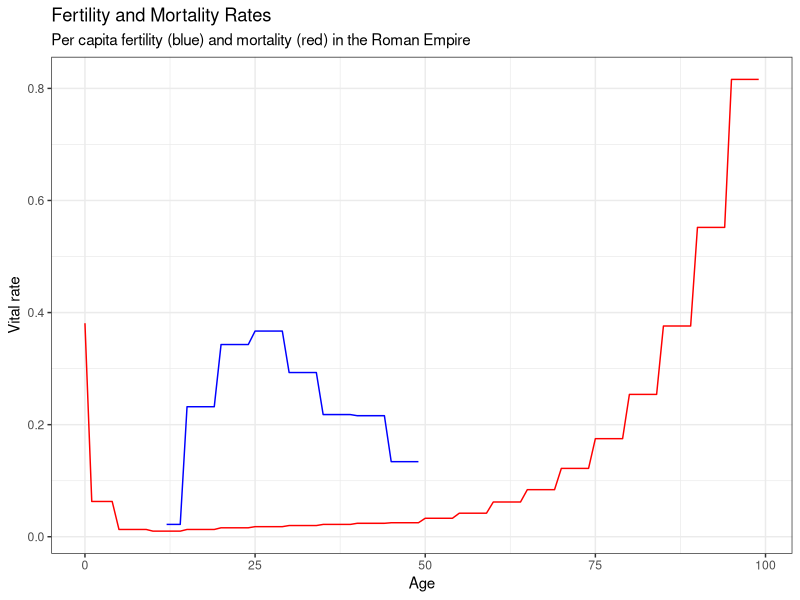
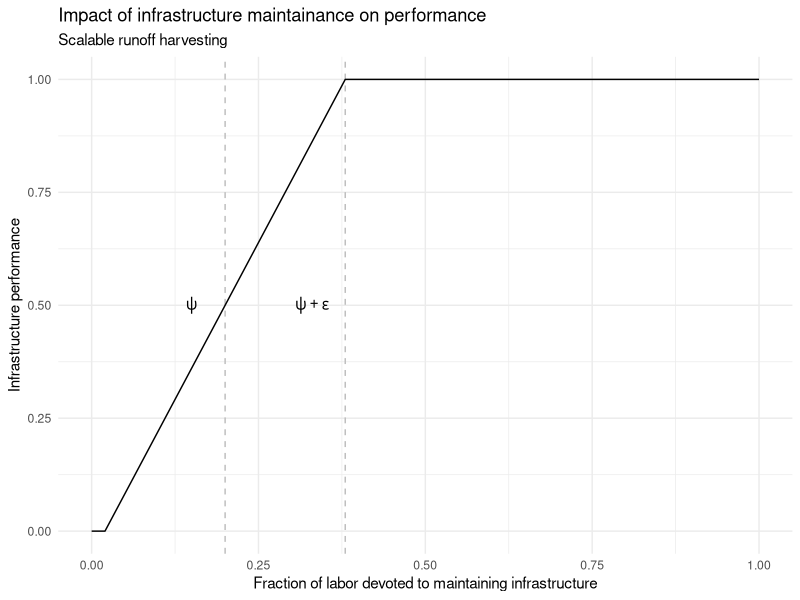
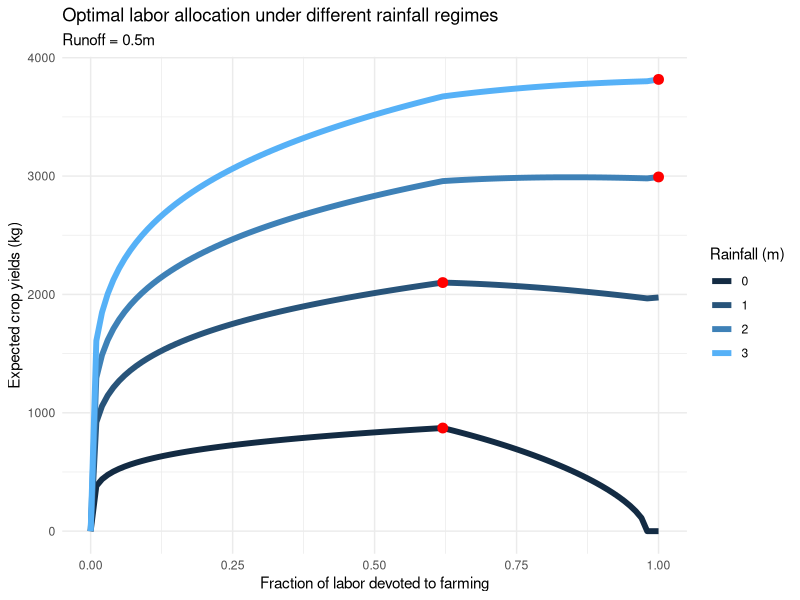
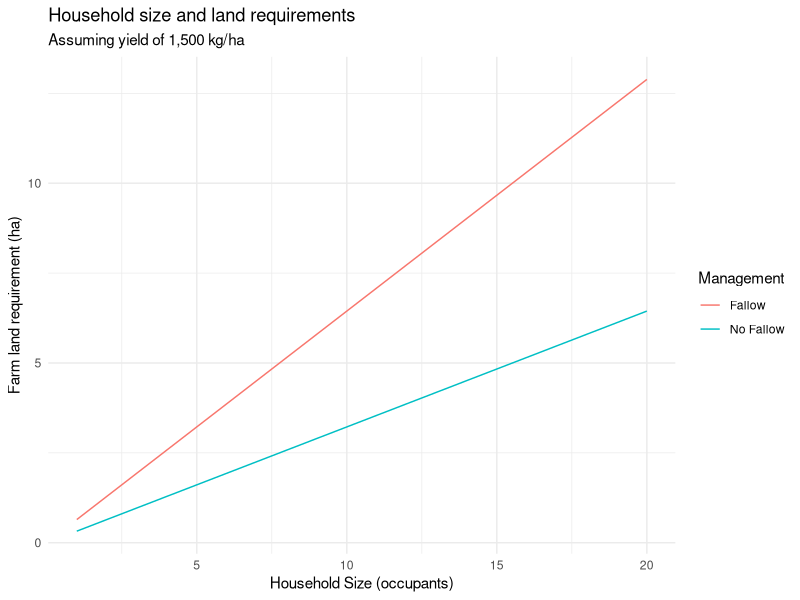
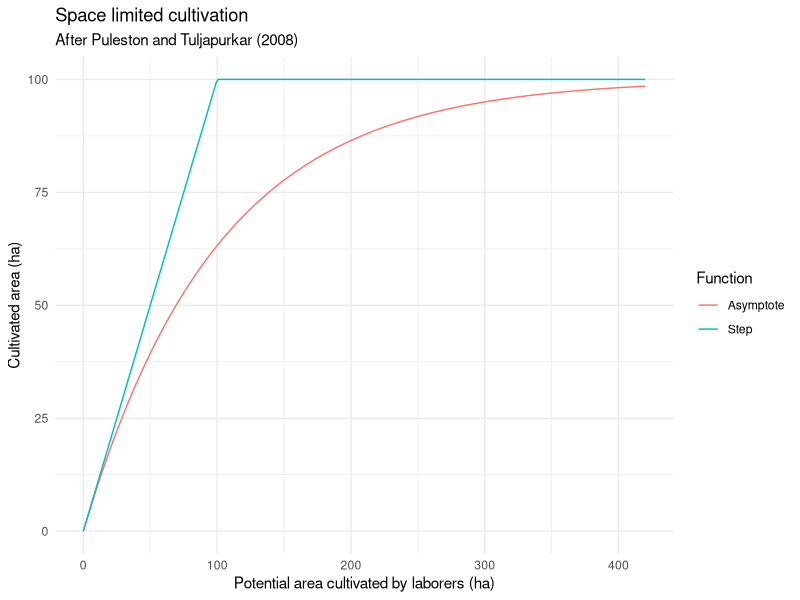
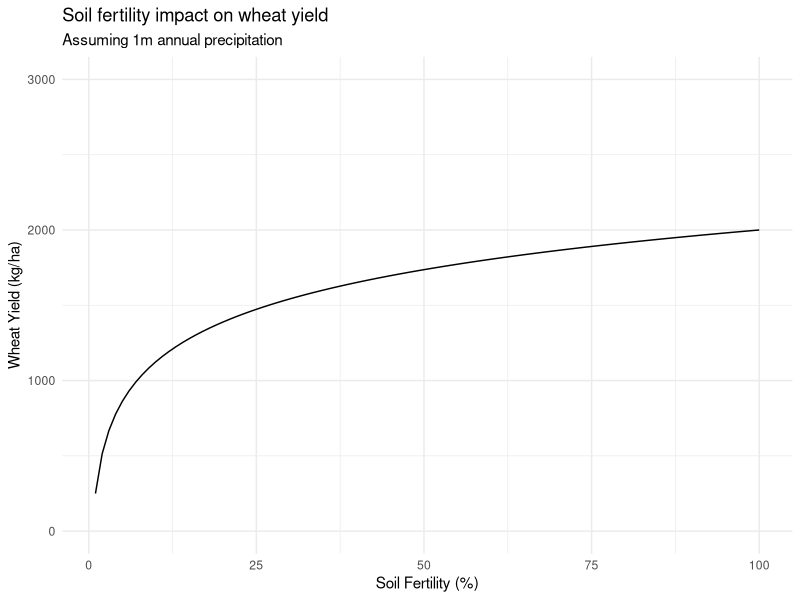
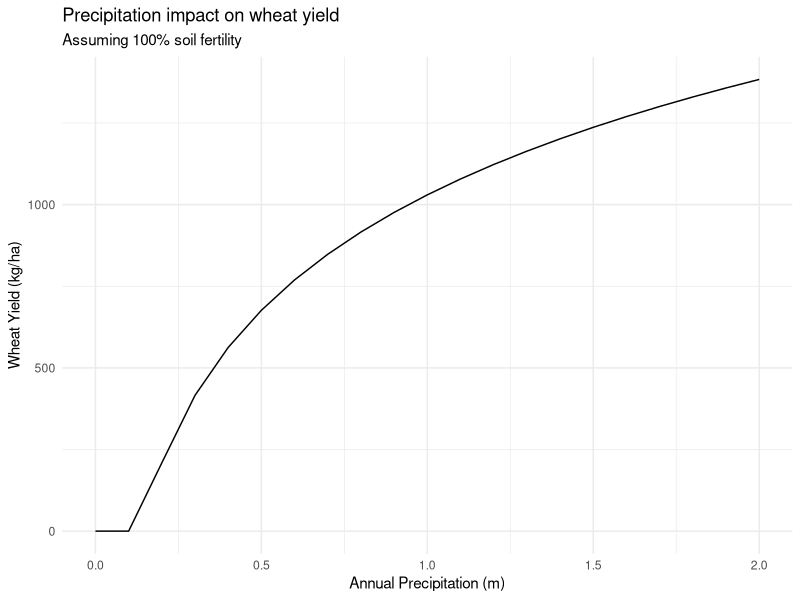
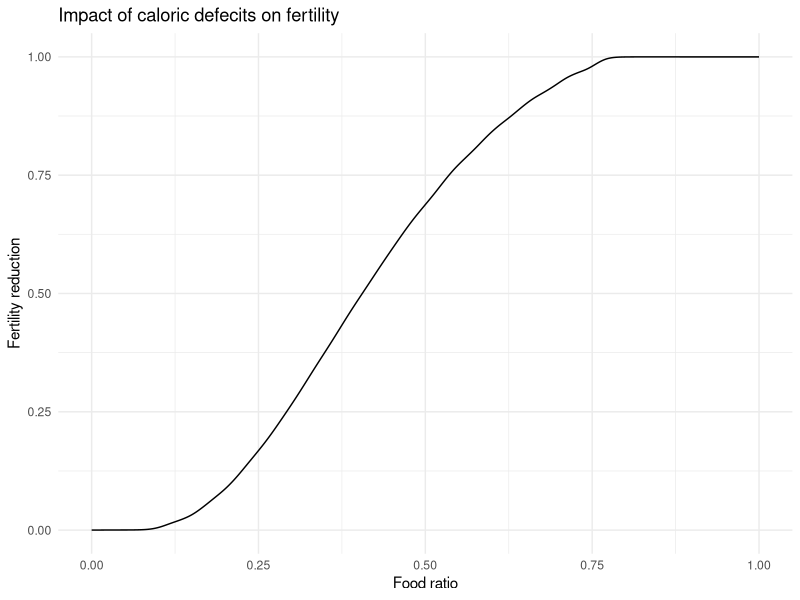

Here is the R script that generated these plots, in order: (Note: this script raises an error after producing the figures.)
## ---- chunk 1
knitr::opts_chunk$set(echo = TRUE)
## ---- chunk 2
library(tidyverse)
## ---- chunk 3
households <- tibble(household_number = 1:3,
                     food_supply = 10:12,
                     n_occupants = 1:3)
households
## ---- chunk 4
households_nest <- households %>%
  mutate(occupants = map(n_occupants, ~ tibble(occupant_number = 1:.x,
                                             age = round(runif(.x, 1, 40)))))
households_nest
## ---- chunk 5
households_nest$occupants
## ---- chunk 6
unnest(households_nest) %>%
  mutate(individual_food = food_supply / n_occupants)
## ---- chunk 7
max_yield <- 1000 # baseline wheat yield, in kg/ha, should range from 1000 - 2000

calorie_req <- 2582 * 365  # annual individual calorie requirement
wheat_calories <- 3320 # calories in a kg of wheat
wheat_calorie_prop <- 1 # percent of individual's food calories coming from wheat
wheat_req <- calorie_req / wheat_calories * wheat_calorie_prop # kg of wheat to feed a person for 1 year
## ---- chunk 8
sowing_rate <- 135  # kg of wheat to sow a hectare (range 108 - 135 from Roman agronomists)
seed_proportion <- 135 / max_yield # proportion of harvest to save as seed for next year's sowing

labor.per.hectare <- 40 # person days required to farm a hectare
max_labor <- 280 # maximum days per year an individual can devote to farming

psi <- 0.2 # proportion of a household's labor needed to keep irrigation infrastructure at half capacity
epsilon <- 0.18 # the scalability of irrigation infrastructure

memory_length <- 10 #  number of years' crop yields a household remembers
## ---- chunk 9
# probability of a female giving birth at each age
# all agent's are "female", which means these values are halved at runtime
fertility_table <- tibble(
  age = 10:49,
  fertility_rate = rep(c(0.022, 0.232, 0.343, 0.367, 0.293, 0.218, 0.216, 0.134), each = 5)
) %>%
  .[-1:-2,] # 10 and 11 year olds can't give birth

# probability of an individual dying at each age
mortality_table <- tibble(
  age = 0:99,
  mortality_rate = c(0.381, rep(0.063, 4), rep(c(0.013, 0.010, 0.013, 0.016, 0.018, 0.020, 0.022, 0.024, 0.025, 0.033, 0.042, 0.062, 0.084, 0.122, 0.175, 0.254, 0.376, 0.552, 0.816), each = 5))
)
## ---- chunk 10
ggplot(mortality_table, aes(age)) +
  geom_line(aes(y = mortality_rate), color = 'red') +
  geom_line(data = fertility_table, aes(y = fertility_rate), color = 'blue') +
  labs(title = 'Fertility and Mortality Rates', subtitle = 'Per capita fertility (blue) and mortality (red) in the Roman Empire', x = 'Age', y = 'Vital rate') +
  theme_bw()
## ---- chunk 11
infrastructure_performance <- function(maintainance_labor, psi = .2, epsilon = .18, max_irrigation = 1){
  ifelse(0 <= maintainance_labor & maintainance_labor < (psi - epsilon), 0,
    ifelse(between(maintainance_labor, psi - epsilon, psi + epsilon), 
                   max_irrigation / (2 * epsilon) * (maintainance_labor - psi + epsilon), 
                   max_irrigation))
}
## ---- chunk 12
tibble(maintainance_labor = seq(0, 1, .001), 
       i = infrastructure_performance(maintainance_labor)) %>%
  ggplot(aes(maintainance_labor, i)) +
  geom_vline(xintercept = psi, linetype = 2, color = 'grey') +
    geom_vline(xintercept = psi + epsilon, linetype = 2, color = 'grey') +
    geom_line() +
    annotate('text', x = psi - .05, y = .5, label = 'psi', parse = T) +
      annotate('text', x = psi + epsilon - .05, y = .5, label = 'psi + epsilon', parse = T) +
    labs(title = 'Impact of infrastructure maintainance on performance', subtitle = 'Scalable runoff harvesting',
       x = 'Fraction of labor devoted to maintaining infrastructure', y = 'Infrastructure performance') +
    theme_minimal()
## ---- chunk 13
allocate_time <- function(households){
  total_labor = 1; j = 0.2; k = 0.6
  households %>%   #calculate optimum values for the different regions of the step function
    mutate(r1_maintainance = 0,
           r1_utility = yield_memory * land ^ (1 - j - k) * total_labor ^ j * precipitation ^ k,
           r3_maintainance = psi + epsilon,
           r2_maintainance = pmin(pmax((1 / (j + k)) * (k * total_labor + j * (psi - epsilon) - 2 * j * epsilon * precipitation / runoff), 
                                       0), r3_maintainance),
           r2_utility = yield_memory * land ^ (1 - j - k) * (total_labor - r2_maintainance) ^ j * (runoff / (2 * epsilon) * (r2_maintainance - psi + epsilon) + precipitation) ^ k,
           r3_utlity = yield_memory * land ^ (1 - j - k) * (total_labor - psi - epsilon) ^ j * (runoff + precipitation) ^ k,
           max_utility = pmax(r1_utility, r2_utility, r3_utlity),
           farming_labor = if_else(max_utility == r3_utlity, 1 - r3_maintainance,
                                   if_else(max_utility == r2_utility, 1 - r2_maintainance, 1 - r1_maintainance))) %>%
    select(-(r1_maintainance:max_utility))  # remove all the temporary columns
}
## ---- chunk 14
calc_utility <- function(farming_labor, runoff = 1, p = 1, b = max_yield, maintainance_labor = 1 - farming_labor, 
                         j = 0.2, r = 1, k = 0.6, a = 1, w = 0){
  le <- 1 - farming_labor - maintainance_labor
  q <- infrastructure_performance(maintainance_labor) * runoff
  p * b * farming_labor ^ j * (q + r) ^ k * a ^ (1 - j - k) + w * w
}

opts <- tibble(b = max_yield, runoff = .3, farming_labor = c(.62,.62,1,1), r = 0:3, a = 30) %>%
  mutate(utility = calc_utility(b = b, runoff = runoff, farming_labor = farming_labor, r = r, a = a))
expand.grid(b = max_yield, runoff = .3, farming_labor = seq(0,1,.01), r = 0:3, a = 30) %>%
  mutate(utility = calc_utility(b = b, runoff = runoff, farming_labor = farming_labor, r = r, a = a)) %>%
  ggplot(aes(farming_labor, utility, color = r, group = r)) +
  geom_line(size = 2) +
  geom_point(data = opts, color = 'red', size = 3) +
  scale_color_continuous(name = 'Rainfall (m)', guide = 'legend') +
  labs(x = 'Fraction of labor devoted to farming', y = 'Expected crop yields (kg)', 
  title = 'Optimal labor allocation under different rainfall regimes', subtitle = 'Runoff = 0.5m') +
  theme_minimal()
## ---- chunk 15
calc_land_req <- function(n_occupants, yield, fallow = T){
  wheat_req * n_occupants * (1 + seed_proportion) / yield * ifelse(fallow, 2, 1)
}
## ---- chunk 16
expand.grid(n_occupants = 1:20, Management = c('Fallow', 'No Fallow')) %>%
  mutate(land = if_else(Management == 'Fallow', calc_land_req(n_occupants, max_yield, fallow = T), 
                                                calc_land_req(n_occupants, max_yield, fallow = F))) %>%
ggplot(aes(n_occupants, land, color = Management)) +
  geom_line() + 
  labs(title = 'Household size and land requirements', subtitle = 'Assuming yield of 1,500 kg/ha', 
       x = 'Household Size (occupants)', y = 'Farm land requirement (ha)') +
  theme_minimal()
## ---- chunk 17
allocate_land <- function(households){
  households %>% 
   mutate(land = calc_land_req(n_occupants, yield_memory),
          max_land = max_cultivable_land(laborers, farming_labor, area * arable_proportion * 100, fallow = T, type = 'asymptote')) %>%
    mutate(land = pmin(land, max_land)) %>%
    select(-max_land)
}
## ---- chunk 18
max_cultivable_land <- function(laborers, farming_labor, available_area, fallow = T, type = 'asymptote'){
  potential_area <- max_labor * farming_labor * laborers * ifelse(fallow, 2, 1) / labor.per.hectare
  if(type == 'unlimited') return(potential_area)
  if(type == 'step') return(pmin(available_area, potential_area))
  if(type == 'asymptote') return(available_area * (1 - exp(-potential_area / available_area)))
}
## ---- chunk 19
tibble(laborers = seq(0,30,.1), 
       potential = max_cultivable_land(laborers, 1, 100, type = 'unlimited'),
       Step = max_cultivable_land(laborers, 1, 100, type = 'step'), 
       Asymptote = max_cultivable_land(laborers, 1, 100, type = 'asymptote')) %>%
  gather(Function, value, 3:4) %>% 
  ggplot(aes(potential, value, color = Function)) +
  geom_line() +
  labs(title = 'Space limited cultivation', subtitle = 'After Puleston and Tuljapurkar (2008)', x = 'Potential area cultivated by laborers (ha)', y = 'Cultivated area (ha)') +
  theme_minimal()
## ---- chunk 20
farm <- function(households){
  households %>%
    mutate(yield = climatic_yield,
           yield_memory = yield,
           harvest = land * yield * .5 - land * sowing_rate) # halve the yields to represent biennial fallow
}
## ---- chunk 21
calc_climatic_yield <- function(precipitation){
  max_yield * pmax(0, 0.51 * log(precipitation) + 1.03)  # annual precipitation impact on yields
}

calc_yield_reduction <- function(fertility, climate_yield){
  climate_yield * pmax(0, 0.19 * log(fertility / 100) + 1)  # fertility impact on yields
} 
## ---- chunk 22
tibble(fertility = 1:100, yield = calc_yield_reduction(fertility, 2000)) %>%
  ggplot(aes(fertility, yield)) +
  geom_line() +
  scale_y_continuous(limits = c(0,3000)) +
  labs(title = 'Soil fertility impact on wheat yield', subtitle = 'Assuming 1m annual precipitation',
       x = 'Soil Fertility (%)', y = 'Wheat Yield (kg/ha)') +
  theme_minimal()
## ---- chunk 23
tibble(precipitation = seq(0, 2, .1), yield = calc_climatic_yield(precipitation)) %>%
  ggplot(aes(precipitation, yield)) +
  geom_line() +
  labs(title = 'Precipitation impact on wheat yield', subtitle = 'Assuming 100% soil fertility',
       x = 'Annual Precipitation (m)', y = 'Wheat Yield (kg/ha)') +
  theme_minimal()
## ---- chunk 24
eat <- function(households){
  households %>%
    mutate(total_cal_req = n_occupants * wheat_req,
           food_ratio = pmin(1, (storage + harvest) / total_cal_req),
           old.storage = storage,
           storage = if_else(total_cal_req <= storage, harvest, pmax(harvest - (total_cal_req - old.storage), 0))) %>%
    select(-old.storage, -total_cal_req, -harvest)
}
## ---- chunk 25
fertility_elasticity <- read_csv('data/fertility_data.csv', skip = 1) %>% 
  rename(food_ratio = X, fertility_reduction = Y) %>%
  mgcv::gam(fertility_reduction ~ s(food_ratio, k = 35), family = mgcv::betar(eps = 0.0001), dat = .)
## ---- chunk 26
tibble(food_ratio = seq(0, 1, .001)) %>%
  mutate(., fertility_reduction = mgcv::predict.gam(fertility_elasticity, ., type = 'response')) %>%
  ggplot(aes(food_ratio, fertility_reduction)) +
  geom_line() +
  theme_minimal() +
  labs(x = 'Food ratio', y = 'Fertility reduction', title = 'Impact of caloric defecits on fertility')
## ---- chunk 27
calculate_births <- function(households){
  households %>%
    unnest(occupants) %>%
    left_join(fertility_table, by = 'age') %>%  # find the fertility rate corresponding to age
    mutate(fertility_rate = if_else(is.na(fertility_rate), 0, fertility_rate),
           fertility_reduction = mgcv::predict.gam(fertility_elasticity, ., type = 'response'),
           baby = rbernoulli(n(), fertility_rate / 2 * fertility_reduction)) %>%  # divide by two to make everyone female ...
    group_by(settlement, household) %>%
    summarise(births = sum(baby)) %>%
    .$births
}

give_birth <- function(occupants, births){
  if(births > 0 %% !is.na(births)) occupants <- add_row(occupants, age = rep(0, births))
  return(occupants)
}

reproduce <- function(households){
  households %>%
  mutate(births = calculate_births(.),
         occupants = map2(occupants, births, give_birth)) %>%
    select(-births)
}
## ---- chunk 28
die <- function(households){
  households %>%
    unnest(occupants) %>%
    inner_join(mortality_table, by = 'age') %>% # inner join has the effect of killing off all those over 99
    mutate(survive = rbernoulli(n(), (1 - mortality_rate))) %>%
    filter(survive == T) %>%
    mutate(age = age + 1) %>% # happy birthday!
    select(-survive, -mortality_rate) %>%
    nest(age, .key = occupants)
}
## ---- chunk 29
birth_death <- function(households){
  households %>%
    reproduce %>%
    die %>% 
    mutate(n_occupants = map_int(occupants, nrow),
           laborers = map_dbl(occupants, ~filter(.x, between(age, 15, 65)) %>% nrow))
}
## ---- chunk 30
# this function takes a settlement (tibble of households), and makes the households do what they need to do
household_dynamics <- function(settlements){
  unnest(settlements) %>%
    allocate_time %>%
    allocate_land %>%
    farm %>%
    eat %>%
    birth_death %>%
    nest(household:last(everything()), .key = households) %>%
    mutate(population = map_dbl(households, ~ sum(.$n_occupants)))
}

# this function takes the master dataframe and calculates the per patch climatic yields from per patch precipitation and irrigation
environmental_dynamics <- function(settlements){
  settlements %>%
    mutate(total_land = map_dbl(households, ~sum(.$land)),
           total_maintainance = map_dbl(households, ~ sum(1 - .$farming_labor)),
           infrastructure_condition = infrastructure_performance(total_maintainance),
           irrigation_water = infrastructure_condition * runoff / total_land,
           irrigation_water = if_else(is.finite(irrigation_water), irrigation_water, 0), # catch a divide by zero error
           precipitation = 1,
           climatic_yield = calc_climatic_yield(precipitation + irrigation_water)) %>%
    select(-(total_land:irrigation_water))
}
## ---- chunk 31
create.households <- function(x){
  tibble(household = 1:x,
         n_occupants = init_occupants,
         storage = n_occupants * wheat_req, # start off with a year's supply of food
         yield_memory = max_yield, # fond memories
         land = calc_land_req(n_occupants, yield_memory),
         farming_labor = 1,
         food_ratio = 1) %>%
    mutate(occupants = map(n_occupants, create.occupants),
           laborers = map_dbl(occupants, ~filter(.x, between(age, 15, 65)) %>% nrow)) # 
}

create.occupants <- function(x){
  tibble(age = rep(25, x)) # occupants start off at age 25
}
## ---- chunk 32
init_settlements <- 1 
init_households <- 1
init_occupants <- 6

agents <- tibble(settlement = 1:init_settlements,
                     x = 1, y = 1,
                     households = init_households) %>%
              mutate(households = map(households, create.households))
## ---- chunk 33
environment <- tibble(x = 1, y = 1, area = 1, arable_proportion = 1, precipitation = 1, runoff = .2)
sim_data <- left_join(agents, environment)
## ---- chunk 34
run_simulation <- function(input_data, nsim, replicates){
  rerun(replicates, {
     tibble(year = 1:nsim) %>%
      mutate(data = accumulate(year, ~ household_dynamics(environmental_dynamics(.x)), .init = input_data)[-1],
             population = map_dbl(data, ~sum(.$population))) %>%
      select(-data)}) %>%
    bind_rows(.id = 'simulation')
}
## ---- chunk 35
nsim <- 500
replicates <- 10

sim_results <- run_simulation(sim_data, nsim, replicates)
## ---- chunk 36
ggplot(sim_results, aes(year, population, group = simulation)) +
  geom_line(alpha = .5) +
  geom_smooth(aes(color = simulation)) +
  theme_minimal()
## ---- chunk 37
sim_results %>%
  filter(year == nsim) %>%
  ggplot(aes(x = population)) +
  geom_density(fill = 'grey') +
  labs(x = 'Population', title = 'Distribution of equilbrium population') +
  theme_minimal()
